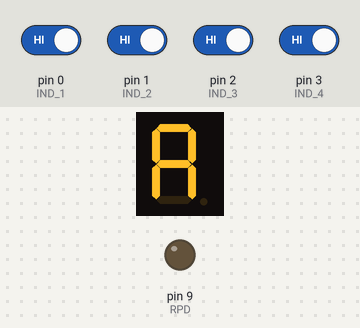
Recording of a sketch running on a simulated Arduino Uno, built with avr-gcc and run on an emulated ATmega328P. On the bench: 1-digit seven-segment display, output pins drawn as LEDs (lit = HIGH). Wiring (inferred from the names in the program): 1-digit 7-segment display, segments lit when HIGH: segments pin 16, pin 15, pin 14, pin 13, pin 12, pin 11, pin 10. The test bench sets the inputs (shaded band); at power-on: pin 0 (IND_1), pin 1 (IND_2), pin 2 (IND_3), pin 3 (IND_4) HIGH. The segment pins are drawn as the display they are named for; pins used as bus, display or sensor lines are not drawn.

Above: at 1.3 s.
1.4 s: pin 0 (IND_1) driven LOW
At 1.8 s:
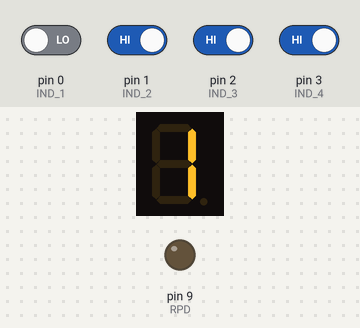
3.0 s: pin 3 (IND_4) driven LOW
At 4.1 s:
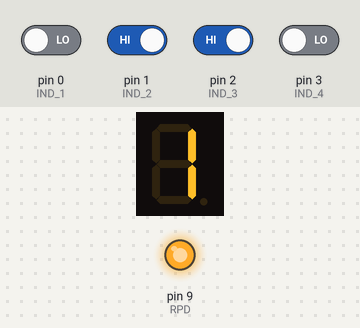
4.5 s: pin 1 (IND_2) driven LOW
At 5.3 s:
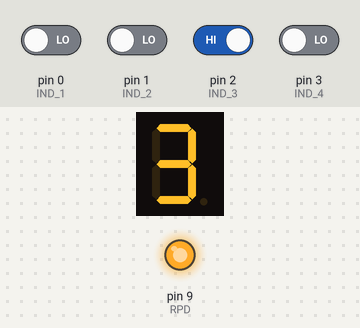
6.0 s: pin 0 (IND_1) driven HIGH
At 6.4 s:
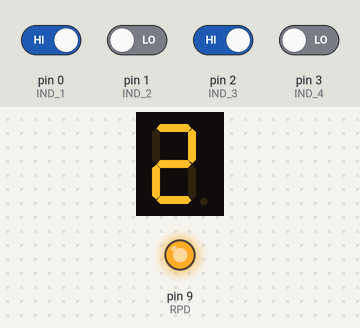
7.5 s: pin 1 (IND_2) driven HIGH
At 8.7 s:
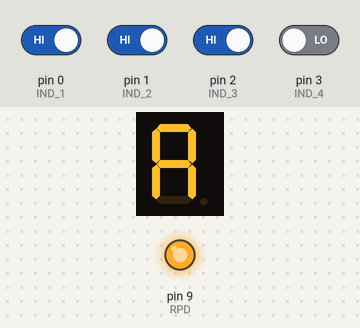
9.0 s: pin 2 (IND_3) driven LOW
At 10.0 s:
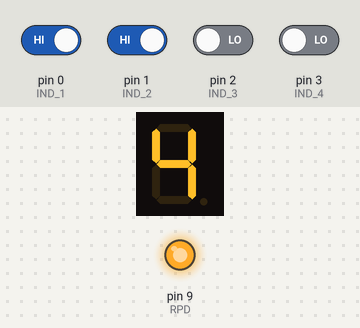
Timing chart, 0 to 11.5 s (numbered marks = the images above; inputs shaded):
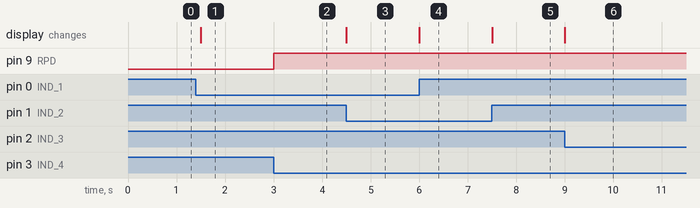

The sketch:

GearIndicator.ino
```cpp
/*
 * Gear indicator for Subaru sportshift.
 * The TCU tells us what gear the transmission is in over 4 pins.
 *    1st gear - pin 1 low
 *    2nd gear - pin 2 low
 *    3rd gear - pin 1 + 2 low
 *    4th gear - pin 3 low
 *
 *    Pin 4 is for shift down indicator
 *
 */
const int IND_1 = 0;
const int IND_2 = 1;
const int IND_3 = 2;
const int IND_4 = 3;
const int A = 16;
const int B = 15;
const int C = 14;
const int D = 13;
const int E = 12;
const int F = 11;
const int G = 10;
const int RPD = 9;

// LED Pinout
// 11  16
// 10  15
// GND
// 12  9
// 13  14

// A, B, C, D, E, F, G
const byte gears[5][7] = {{1, 1, 1, 0, 1, 1, 1},  // A
  {0, 1, 1, 0, 0, 0, 0},  // 1
  {1, 1, 0, 1, 1, 0, 1},  // 2
  {1, 1, 1, 1, 0, 0, 1},  // 3
  {0, 1, 1, 0, 0, 1, 1}   // 4
};

void setup() {
  // put your setup code here, to run once:
  pinMode(IND_1, INPUT);
  pinMode(IND_2, INPUT);
  pinMode(IND_3, INPUT);
  pinMode(IND_4, INPUT);
//  pinMode(BUZZ, INPUT);
  pinMode(A, OUTPUT);
  pinMode(B, OUTPUT);
  pinMode(C, OUTPUT);
  pinMode(D, OUTPUT);
  pinMode(E, OUTPUT);
  pinMode(F, OUTPUT);
  pinMode(G, OUTPUT);
}

void writeDigit(byte digit)
{
  byte pin = 16;
  for (byte segCount = 0; segCount < 7; ++segCount)
  {
    digitalWrite(pin, gears[digit][segCount]);
    --pin;
  }
}

void loop() {
  int _ind1 = digitalRead(IND_1);
  int _ind2 = digitalRead(IND_2);
  int _ind3 = digitalRead(IND_3);
  int _ind4 = digitalRead(IND_4);

  if (_ind1 == 0 && _ind2 == 0)
  {
    writeDigit(3);
  }
  else if (_ind1 == 0)
  {
    writeDigit(1);
  }
  else if (_ind2 == 0)
  {
    writeDigit(2);
  }
  else if (_ind3 == 0)
  {
    writeDigit(4);
  }
  else
  {
    writeDigit(0);
  }

  if (_ind4 == 0)
  {
    analogWrite(RPD, 255);
  }
  else
  {
    analogWrite(RPD, 0);
  }

  delay(250);
}
```

Measured:
- after the input at 1.4 s, the display: changes after 0.10 s (image 1)
- after the input at 3.0 s, pin 9 (RPD): LOW → HIGH at once
- after the input at 4.5 s, the display: changes at once (image 3)
- after the input at 6.0 s, the display: changes at once (image 4)
- after the input at 7.5 s, the display: changes at once (image 5)
- after the input at 9.0 s, the display: changes at once (image 6)
